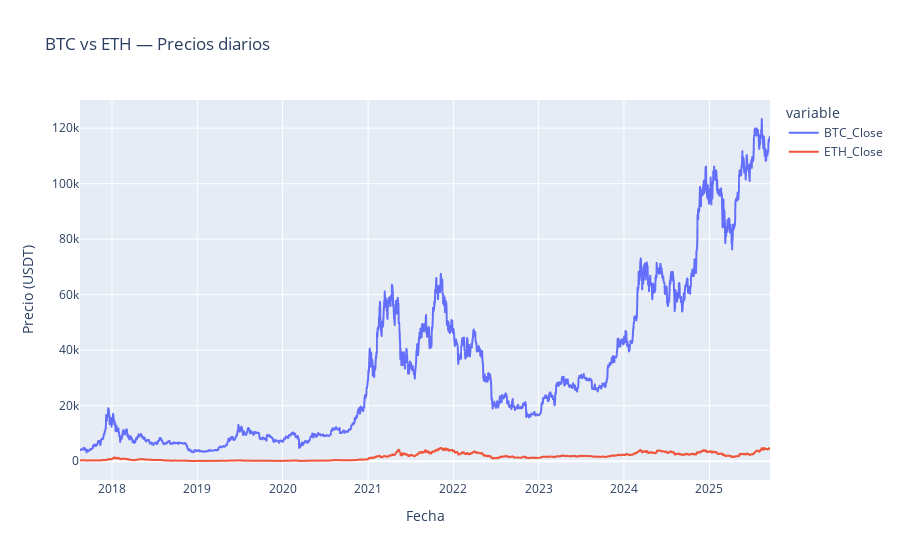
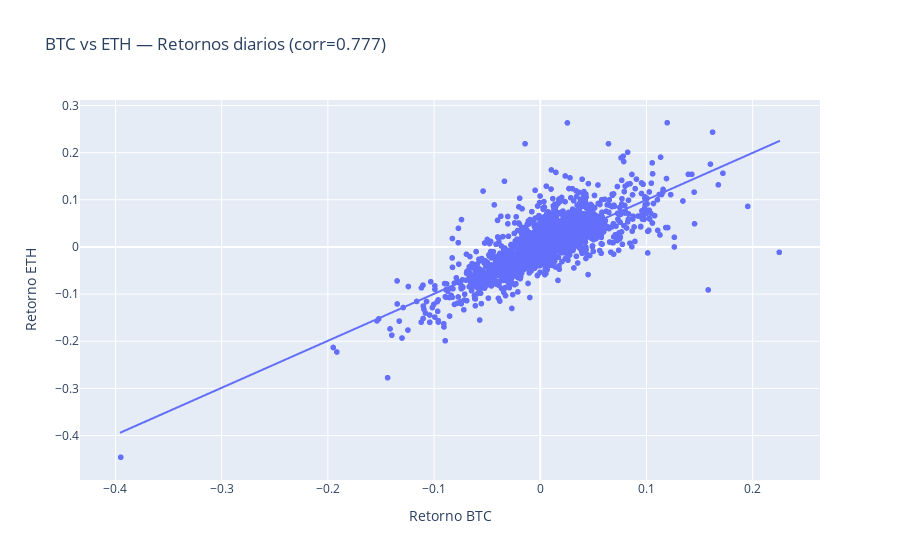

Notebook code for these charts, in order:
### Code cell
csv_dir = Path.cwd() / "CSVs-2"
btc_path = csv_dir / "btc_usdt_binance_daily.csv"
eth_path = csv_dir / "eth_usdt_binance_daily.csv"

print("Leyendo BTC desde:", btc_path)
print("Leyendo ETH desde:", eth_path)

btc = pd.read_csv(btc_path, parse_dates=[0], index_col=0)
eth = pd.read_csv(eth_path, parse_dates=[0], index_col=0)

pair = pd.DataFrame({
    "BTC_Close": btc["Close"],
    "ETH_Close": eth["Close"],
}).dropna()

fig = px.line(
    pair.reset_index(),
    x="Date",
    y=["BTC_Close", "ETH_Close"],
    title="BTC vs ETH — Precios diarios"
)
fig.update_layout(xaxis_title="Fecha", yaxis_title="Precio (USDT)")
fig.show()

rets = pair.pct_change().dropna()
corr = rets.corr().loc["BTC_Close", "ETH_Close"]
print(f"Correlación de retornos diarios BTC–ETH: {corr:.3f}")

fig2 = px.scatter(
    rets, x="BTC_Close", y="ETH_Close",
    trendline="ols",
    title=f"BTC vs ETH — Retornos diarios (corr={corr:.3f})"
)
fig2.update_layout(xaxis_title="Retorno BTC", yaxis_title="Retorno ETH")
fig2.show()

# === 7) Guardar dataset combinado ===
pair.to_csv(csv_dir / "btc_eth_close_aligned.csv")

### Figure 1 — Plotly figure (JSON) as saved in the notebook; plotly's stock layout.template omitted (floating-point values rounded to 4 significant figures; data arrays with more than 128 entries replaced by an {"elided": "..."} marker saying what was removed)
{"data": [{"hovertemplate": "variable=BTC_Close<br>Date=%{x}<br>value=%{y}<extra></extra>", "legendgroup": "BTC_Close", "line": {"color": "#636efa", "dash": "solid"}, "marker": {"symbol": "circle"}, "mode": "lines", "name": "BTC_Close", "showlegend": true, "type": "scattergl", "x": {"elided": "2954 str values"}, "xaxis": "x", "y": {"elided": "2954 float values"}, "yaxis": "y"}, {"hovertemplate": "variable=ETH_Close<br>Date=%{x}<br>value=%{y}<extra></extra>", "legendgroup": "ETH_Close", "line": {"color": "#EF553B", "dash": "solid"}, "marker": {"symbol": "circle"}, "mode": "lines", "name": "ETH_Close", "showlegend": true, "type": "scattergl", "x": {"elided": "2954 str values"}, "xaxis": "x", "y": {"elided": "2954 float values"}, "yaxis": "y"}], "layout": {"legend": {"title": {"text": "variable"}, "tracegroupgap": 0}, "title": {"text": "BTC vs ETH — Precios diarios"}, "xaxis": {"anchor": "y", "domain": [0, 1], "title": {"text": "Fecha"}}, "yaxis": {"anchor": "x", "domain": [0, 1], "title": {"text": "Precio (USDT)"}}}}

### Figure 2 — Plotly figure (JSON) as saved in the notebook; plotly's stock layout.template omitted (floating-point values rounded to 4 significant figures; data arrays with more than 128 entries replaced by an {"elided": "..."} marker saying what was removed)
{"data": [{"hovertemplate": "BTC_Close=%{x}<br>ETH_Close=%{y}<extra></extra>", "legendgroup": "", "marker": {"color": "#636efa", "symbol": "circle"}, "mode": "markers", "name": "", "showlegend": false, "type": "scattergl", "x": {"elided": "2953 float values"}, "xaxis": "x", "y": {"elided": "2953 float values"}, "yaxis": "y"}, {"hovertemplate": "<b>OLS trendline</b><br>ETH_Close = 0.996456 * BTC_Close + 0.000242295<br>R<sup>2</sup>=0.602995<br><br>BTC_Close=%{x}<br>ETH_Close=%{y} <b>(trend)</b><extra></extra>", "legendgroup": "", "marker": {"color": "#636efa", "symbol": "circle"}, "mode": "lines", "name": "", "showlegend": false, "type": "scattergl", "x": {"elided": "2953 float values"}, "xaxis": "x", "y": {"elided": "2953 float values"}, "yaxis": "y"}], "layout": {"legend": {"tracegroupgap": 0}, "title": {"text": "BTC vs ETH — Retornos diarios (corr=0.777)"}, "xaxis": {"anchor": "y", "domain": [0, 1], "title": {"text": "Retorno BTC"}}, "yaxis": {"anchor": "x", "domain": [0, 1], "title": {"text": "Retorno ETH"}}}}
